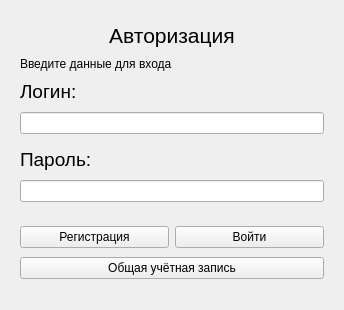
<?xml version="1.0" encoding="UTF-8"?>
<ui version="4.0">
 <class>Authorization</class>
 <widget class="QMainWindow" name="Authorization">
  <property name="windowModality">
   <enum>Qt::ApplicationModal</enum>
  </property>
  <property name="geometry">
   <rect>
    <x>0</x>
    <y>0</y>
    <width>344</width>
    <height>310</height>
   </rect>
  </property>
  <property name="sizePolicy">
   <sizepolicy hsizetype="Maximum" vsizetype="Maximum">
    <horstretch>0</horstretch>
    <verstretch>0</verstretch>
   </sizepolicy>
  </property>
  <property name="maximumSize">
   <size>
    <width>350</width>
    <height>310</height>
   </size>
  </property>
  <property name="windowTitle">
   <string>Авторизация</string>
  </property>
  <property name="windowIcon">
   <iconset resource="resources.qrc">
    <normaloff>:/icons/img/settings.png</normaloff>:/icons/img/settings.png</iconset>
  </property>
  <widget class="QWidget" name="centralwidget">
   <layout class="QVBoxLayout" name="verticalLayout">
    <property name="leftMargin">
     <number>20</number>
    </property>
    <property name="topMargin">
     <number>20</number>
    </property>
    <property name="rightMargin">
     <number>20</number>
    </property>
    <property name="bottomMargin">
     <number>20</number>
    </property>
    <item>
     <widget class="QLabel" name="label_3">
      <property name="sizePolicy">
       <sizepolicy hsizetype="Preferred" vsizetype="Maximum">
        <horstretch>0</horstretch>
        <verstretch>0</verstretch>
       </sizepolicy>
      </property>
      <property name="font">
       <font>
        <pointsize>16</pointsize>
       </font>
      </property>
      <property name="text">
       <string>Авторизация</string>
      </property>
      <property name="alignment">
       <set>Qt::AlignCenter</set>
      </property>
     </widget>
    </item>
    <item>
     <widget class="QLabel" name="errorlabel">
      <property name="sizePolicy">
       <sizepolicy hsizetype="Preferred" vsizetype="Maximum">
        <horstretch>0</horstretch>
        <verstretch>0</verstretch>
       </sizepolicy>
      </property>
      <property name="text">
       <string>Введите данные для входа</string>
      </property>
     </widget>
    </item>
    <item>
     <widget class="QLabel" name="label_2">
      <property name="sizePolicy">
       <sizepolicy hsizetype="Preferred" vsizetype="Maximum">
        <horstretch>0</horstretch>
        <verstretch>0</verstretch>
       </sizepolicy>
      </property>
      <property name="font">
       <font>
        <pointsize>14</pointsize>
       </font>
      </property>
      <property name="text">
       <string>Логин:</string>
      </property>
     </widget>
    </item>
    <item>
     <widget class="QLineEdit" name="login"/>
    </item>
    <item>
     <spacer name="verticalSpacer">
      <property name="orientation">
       <enum>Qt::Vertical</enum>
      </property>
      <property name="sizeType">
       <enum>QSizePolicy::Maximum</enum>
      </property>
      <property name="sizeHint" stdset="0">
       <size>
        <width>20</width>
        <height>5</height>
       </size>
      </property>
     </spacer>
    </item>
    <item>
     <widget class="QLabel" name="label">
      <property name="sizePolicy">
       <sizepolicy hsizetype="Preferred" vsizetype="Maximum">
        <horstretch>0</horstretch>
        <verstretch>0</verstretch>
       </sizepolicy>
      </property>
      <property name="font">
       <font>
        <pointsize>14</pointsize>
       </font>
      </property>
      <property name="text">
       <string>Пароль:</string>
      </property>
     </widget>
    </item>
    <item>
     <widget class="QLineEdit" name="password">
      <property name="echoMode">
       <enum>QLineEdit::Password</enum>
      </property>
     </widget>
    </item>
    <item>
     <spacer name="verticalSpacer_2">
      <property name="orientation">
       <enum>Qt::Vertical</enum>
      </property>
      <property name="sizeType">
       <enum>QSizePolicy::Maximum</enum>
      </property>
      <property name="sizeHint" stdset="0">
       <size>
        <width>20</width>
        <height>15</height>
       </size>
      </property>
     </spacer>
    </item>
    <item>
     <layout class="QHBoxLayout" name="horizontalLayout">
      <item>
       <widget class="QPushButton" name="registerButton">
        <property name="sizePolicy">
         <sizepolicy hsizetype="Minimum" vsizetype="Fixed">
          <horstretch>0</horstretch>
          <verstretch>0</verstretch>
         </sizepolicy>
        </property>
        <property name="text">
         <string>Регистрация</string>
        </property>
       </widget>
      </item>
      <item>
       <widget class="QPushButton" name="loginButton">
        <property name="sizePolicy">
         <sizepolicy hsizetype="Minimum" vsizetype="Fixed">
          <horstretch>0</horstretch>
          <verstretch>0</verstretch>
         </sizepolicy>
        </property>
        <property name="text">
         <string>Войти</string>
        </property>
       </widget>
      </item>
     </layout>
    </item>
    <item>
     <widget class="QPushButton" name="corporateButton">
      <property name="whatsThis">
       <string>Если нет необходимости в защите данных паролем, то можно воспользоваться общей для компьютера учётной записью</string>
      </property>
      <property name="text">
       <string>Общая учётная запись</string>
      </property>
     </widget>
    </item>
   </layout>
  </widget>
  <widget class="QMenuBar" name="menubar">
   <property name="geometry">
    <rect>
     <x>0</x>
     <y>0</y>
     <width>344</width>
     <height>26</height>
    </rect>
   </property>
  </widget>
 </widget>
 <resources>
  <include location="resources.qrc"/>
 </resources>
 <connections/>
</ui>
